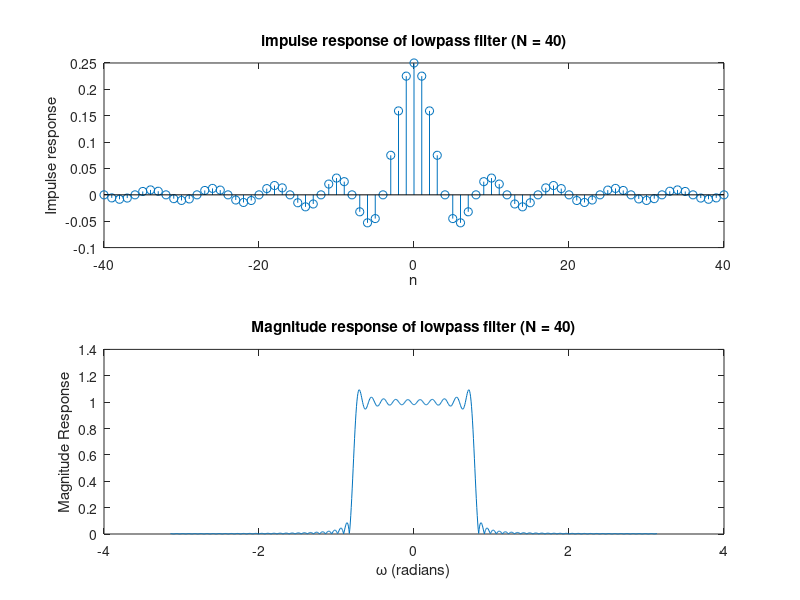
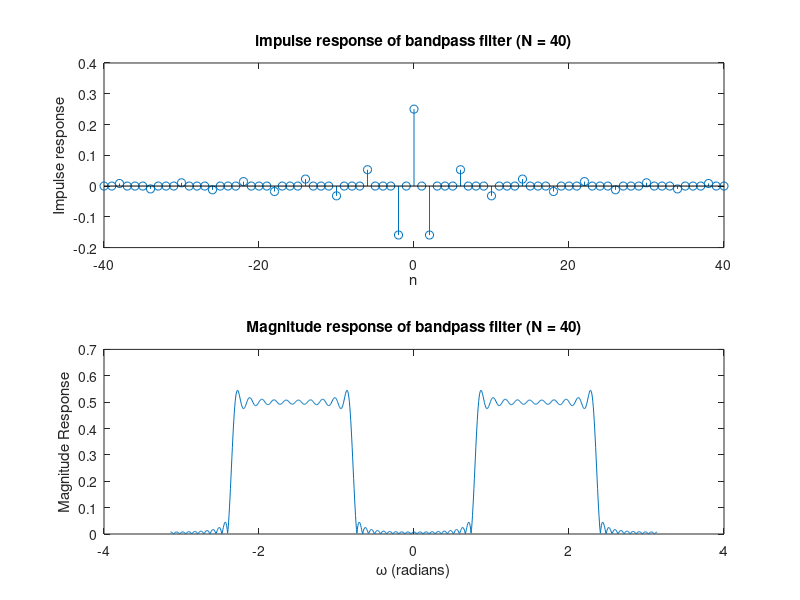
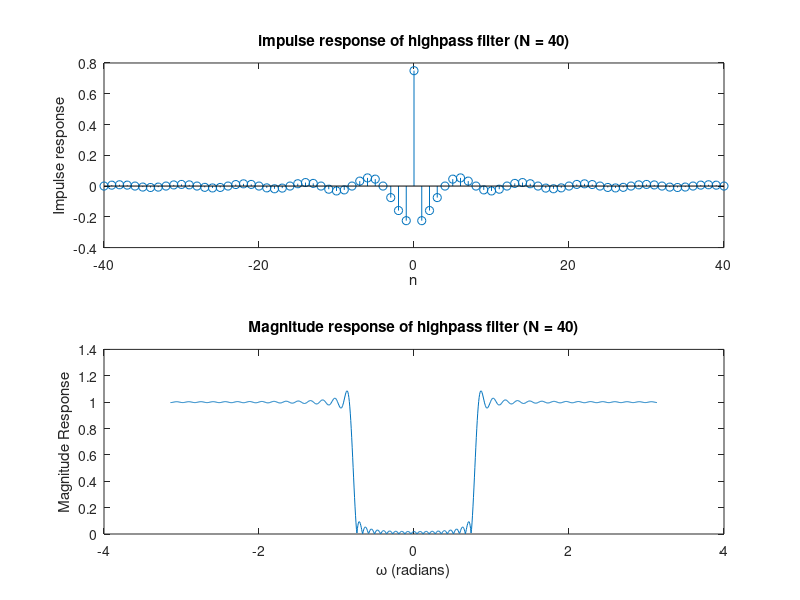

MATLAB code for these plots, in order:
clear all
close all
clc

N = 40;
% N = 40;
M = 1024;
n = -N : N;
omega = 2 * pi / M * (0 : M - 1);
omega = fftshift(omega);
omega(1:M/2) = omega(1:M/2) - 2 * pi;
delta = zeros(1, 2 * N + 1);
delta(N + 1) = 1;
omega_c = pi / 4;
omega_0 = pi / 2;

% lowpass filter
h_low = omega_c / pi * sinc(omega_c / pi * n);
H_low = fft(h_low, M);
H_low = fftshift(H_low);

figure(1)
subplot(211)
stem(n, h_low)
xlabel('n')
ylabel('Impulse response')
title('impulse response of lowpass filter (N = 40)')
subplot(212)
plot(omega, abs(H_low))
xlabel('\omega (radians)')
ylabel('Magnitude Response')
title('Magnitude response of lowpass filter (N = 40)')

% bandpass filter
h_band = cos(omega_0 * n) .* h_low;
H_band = fft(h_band, M);
H_band = fftshift(H_band);

figure(2)
subplot(211)
stem(n, h_band)
xlabel('n')
ylabel('Impulse response')
title('impulse response of bandpass filter (N = 40)')
subplot(212)
plot(omega, abs(H_band))
xlabel('\omega (radians)')
ylabel('Magnitude Response')
title('Magnitude response of bandpass filter (N = 40)')

% highpass filter
h_high = delta - h_low;
H_high = fft(h_high, M);
H_high = fftshift(H_high);

figure(3)
subplot(211)
stem(n, h_high)
xlabel('n')
ylabel('Impulse response')
title('impulse response of highpass filter (N = 40)')
subplot(212)
plot(omega, abs(H_high))
xlabel('\omega (radians)')
ylabel('Magnitude Response')
title('Magnitude response of highpass filter (N = 40)')
